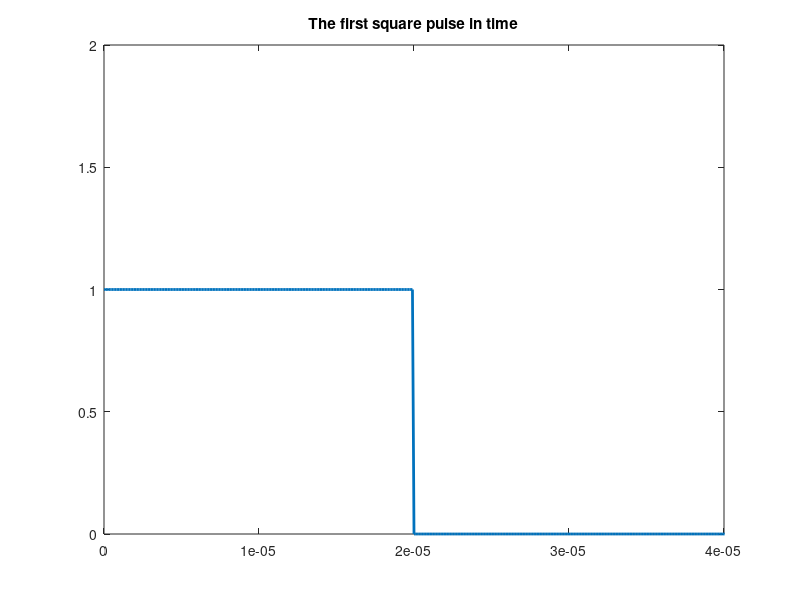
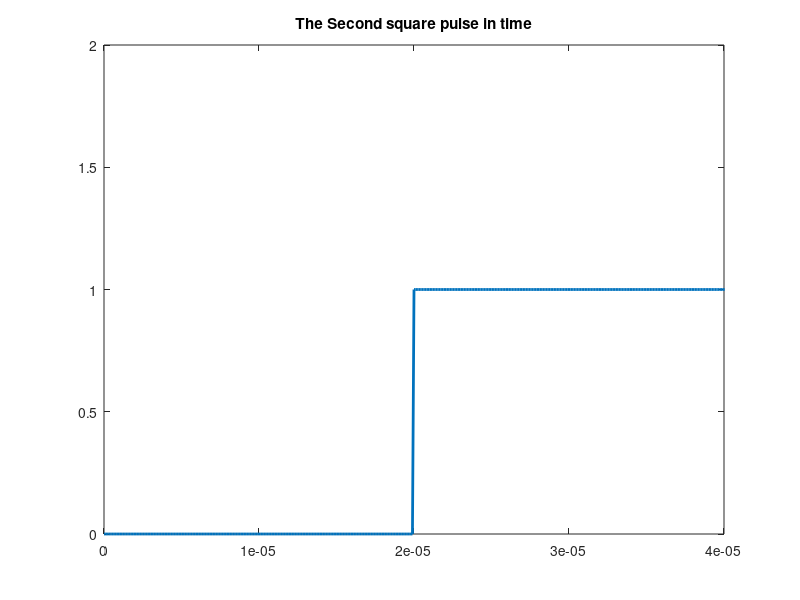
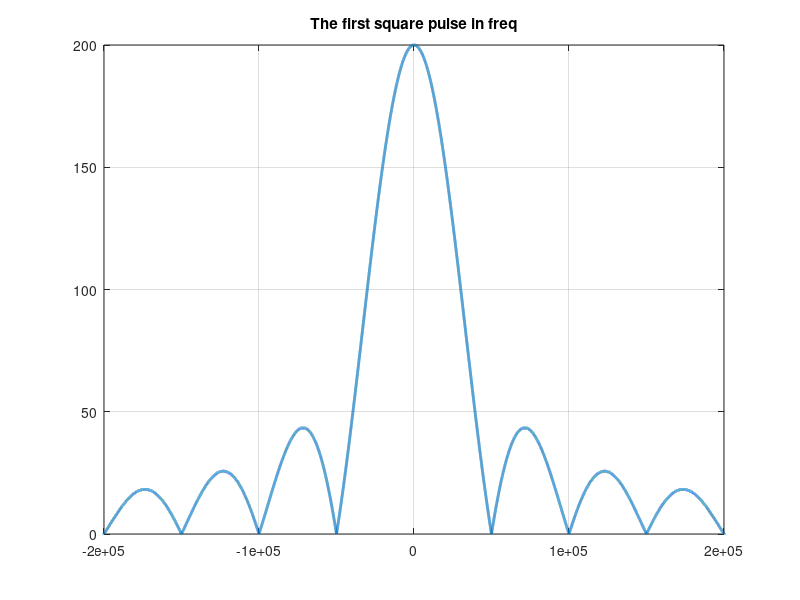
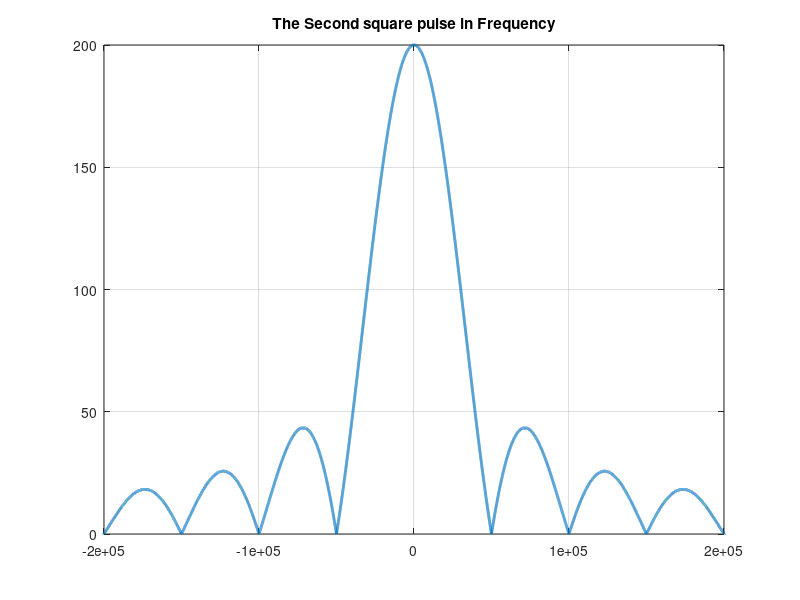

Write the MATLAB code that produced these figures, in order.
% The First Square Pulse In Time Domain %
N = 1024000-1 ;                 %number of sampling
fs=10000000;                    %Sampling frequecy
Ts = 1/fs;                      %Time
B = 100000;                     %band width
T=2/B;                          %The Pulse duration
t_axis = (0:N-1)*Ts;  
f_axis = -fs/2:fs/N:fs/2-1/N;
N_sq = round(T/Ts);
one_square = ones(1,N_sq);
first_Pulse = [one_square,zeros(1,N-N_sq)];
figure;
plot(t_axis,first_Pulse,'linewidth',2);
xlim([0 2*T])
ylim([0 2])
title('The first square pulse in time')

%%
% The Second Square Pulse In Time Domain %
one_square = zeros(1,N_sq);
second_Pulse = [one_square,ones(1,N-N_sq)];
figure;
plot(t_axis,second_Pulse,'linewidth',2);
xlim([0 2*T])
ylim([0 2])
title('The Second square pulse in time')

%%
% The First Square Pulse In Frequency Domain %
first_Pulse_freq =(fftshift(fft(first_Pulse)));
first_Pulse_freq_a =abs(fftshift(fft(first_Pulse)));
figure;
plot(f_axis,first_Pulse_freq_a,'linewidth',2)
title('The first square pulse in freq')
grid on
xlim([-100000 100000]*2)
ylim([0 200])



%%
% The Second Square Pulse In Frequency Domain %

second_pulse_freq = fftshift(fft(second_Pulse));
second_pulse_freq_a= abs( fftshift(fft(second_Pulse)));
figure;
plot(f_axis,second_pulse_freq_a,'linewidth',2)
title('The Second square pulse in Frequency')
grid on
xlim([-100000 100000]*2)
ylim([0 200])

%%
% band-limited flat channel %
L=length(f_axis);
fm=100000;                         %band width 
N_S=fs/(L-1);                                                                                          
f1=-fs/2:N_S:-fm;                                                                  
P1=zeros(1,length(f1));

f2=-fm:N_S:fm;
P2=ones(1,length(f2));

f3=fm:N_S:fs/2;
P3=zeros(1,length(f3)-1);

channel=[P1 P2 P3];
figure;
plot(f_axis,channel,'linewidth',2);
title('The Channel');
xlim([-100000 100000]*2)
ylim([0 2])

%%
% The channel in time domain %
channel_T = ifft(ifftshift(channel));
figure;
plot(t_axis,channel_T,'linewidth',2)
title('channel in time')
xlim([0 2*T])
%%
%first signal after passing through the channel%
first_signal_after_ch=channel.*first_Pulse_freq;
figure;
plot(f_axis,abs((first_signal_after_ch)),'linewidth',2)
title(' first signal after the channel in freq')
xlim([-fm fm]*2)
%%

%first signal after channel in time%
first_signal_after_ch_T = ifft(ifftshift(first_signal_after_ch));
figure;
plot(t_axis,first_signal_after_ch_T,'linewidth',3)
title(' first signal after the channel in time')
xlim([0 2*T])



%%

%second signal after channel in time%
second_signal_after_ch=channel.*second_pulse_freq;
figure,
plot(f_axis,abs((second_signal_after_ch)),'linewidth',2)
title('second signal after the channel in freq')
xlim([-fm fm]*2)
ylim([0 200])

%%

%second signal after channel in time%
second_signal_after_ch_T = ifft(ifftshift(second_signal_after_ch));
figure;
plot(t_axis,second_signal_after_ch_T,'linewidth',3)
title(' second signal after the channel in time')
xlim([0 2*T])

%%

%The first and second pulses in time %
figure;
plot(t_axis,first_Pulse,'black',t_axis,second_Pulse,'red','linewidth',3)
title(' first and second square pulses in time')
ylim([0 2])
xlim([0 2*T])

%%

%The first and the second signals after passing through the channel in time%
figure;
plot(t_axis,first_signal_after_ch_T,'black',t_axis,second_signal_after_ch_T,'red','linewidth',3)
title(' first and second square pulses  after the channel in time')
ylim([-0.5 1.5])
xlim([0 2*T]) 

%%
% The First Square Pulse In Time Domain %


spast = -T/2;
first_Pulse_2 = tripuls(t_axis+spast,T,spast);


figure;
plot(t_axis,first_Pulse_2,'linewidth',2);
xlim([0 2*T])
ylim([0 2])
title('The first square pulse in time')


%%
% The second Square Pulse In Time Domain %

w = T;

tfutr = 3*T/2;
sfutr = 0.001;
second_Pulse_2 = tripuls(t_axis-tfutr,w,sfutr);

figure;
plot(t_axis,second_Pulse_2,'linewidth',2);
xlim([0 2*T])
ylim([0 2])
title('The first square pulse in time')

%%
% The First Square Pulse In Frequency Domain %
first_Pulse_freq_2 =(fftshift(fft(first_Pulse_2)));
first_Pulse_freq_a_2 =abs(fftshift(fft(first_Pulse_2)));
figure;
plot(f_axis,first_Pulse_freq_a_2,'linewidth',2)
title('The first square pulse in freq')
grid on
xlim([-100000 100000]*2)
ylim([0 200])



%%
% The Second Square Pulse In Frequency Domain %

second_pulse_freq_2 = fftshift(fft(second_Pulse_2));
second_pulse_freq_a_2= abs( fftshift(fft(second_Pulse_2)));
figure;
plot(f_axis,second_pulse_freq_a_2,'linewidth',2)
title('The Second square pulse in Frequency')
grid on
xlim([-100000 100000]*2)
ylim([0 200])



%%
%first signal after passing through the channel%
first_signal_after_ch_2=channel.*first_Pulse_freq_2;
figure;
plot(f_axis,abs((first_signal_after_ch_2)),'linewidth',2)
title(' first signal after the channel in freq')
xlim([-fm fm]*2)
%%

%first signal after channel in time%
first_signal_after_ch_T_2 = ifft(ifftshift(first_signal_after_ch_2));
figure;
plot(t_axis,first_signal_after_ch_T_2,'linewidth',2)
title(' first signal after the channel in time')
xlim([0 2*T])



%%

%second signal after channel in time%
second_signal_after_ch_2=channel.*second_pulse_freq_2;
figure,
plot(f_axis,abs((second_signal_after_ch_2)),'linewidth',2)
title('second signal after the channel in freq')
xlim([-fm fm]*2)
ylim([0 200])

%%

%second signal after channel in time%
second_signal_after_ch_T_2 = ifft(ifftshift(second_signal_after_ch_2));
figure;
plot(t_axis,second_signal_after_ch_T_2,'linewidth',2)
title(' second signal after the channel in time')
xlim([0 4*T])

%%

%The first and second pulses in time %
figure;
plot(t_axis,first_Pulse_2,'black',t_axis,second_Pulse_2,'red','linewidth',3)
title(' first and second square pulses in time')
ylim([0 2])
xlim([0 2*T])

%%

%The first and the second signals after passing through the channel in time%
figure;
plot(t_axis,first_signal_after_ch_T_2,'black',t_axis,second_signal_after_ch_T_2,'red','linewidth',3)
title(' first and second square pulses  after the channel in time')
ylim([-0.5 1.5])
xlim([0 2*T]) 
